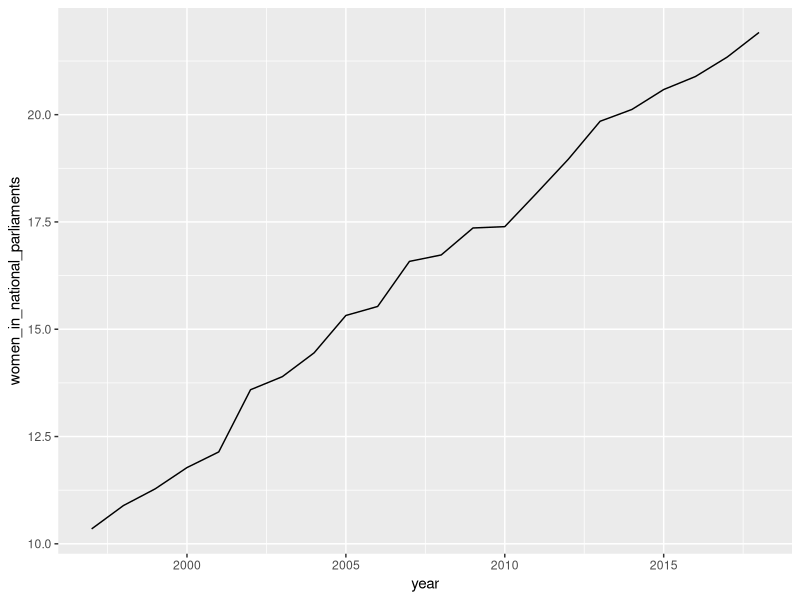

Here is the R script that generated this plot:
library(tidyverse)

world_bank_countries <- read_csv("data/world_bank_countries.csv")


world_bank_countries %>%
  ggplot(aes(x = year, y = women_in_national_parliaments)) +
  stat_summary(geom = "line", fun = "mean")
